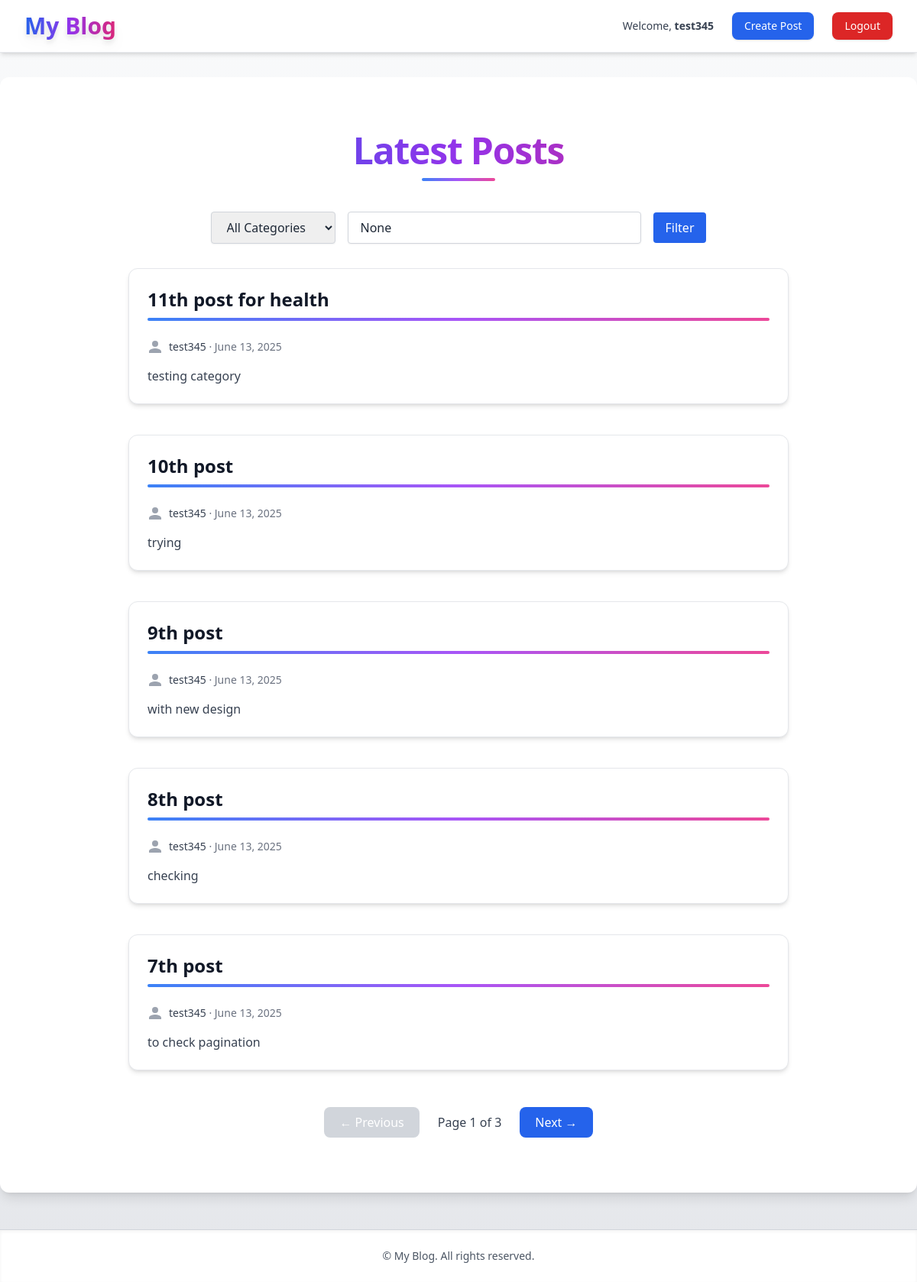
The app's page / (signed in) with its own data.
### blog/models.py (models this page shows, shortened)
class User(AbstractUser):
    email = models.EmailField(unique=True)

class Post(models.Model):
    title = models.CharField(max_length=200)
    content = models.TextField()
    author = models.ForeignKey(User, on_delete=models.CASCADE)
    categories = models.ManyToManyField('Category', related_name='posts')
    created_at = models.DateTimeField(auto_now_add=True)

### blog/views.py (the view)
# urls.py: path('', views.home, name='home'),
@login_required
def home(request):
    category_id = request.GET.get('category')
    query = request.GET.get('q')
    posts = Post.objects.select_related('author').prefetch_related('categories').all()
    if query:
        posts = posts.filter(title__icontains=query) | posts.filter(content__icontains=query)
    if category_id:
        posts = posts.filter(categories__id=category_id)
    paginator = Paginator(posts.order_by('-created_at'), 5)
    page_obj = paginator.get_page(request.GET.get('page'))
    categories = Category.objects.all()
    return render(request, 'blog/home.html', {
        'page_obj': page_obj,
        'categories': categories,
        'selected_category': int(category_id) if category_id else None,
        'query': query,
    })

### blog/context_processors.py (called while the page is built)
def global_categories(request):
    return {
        'all_categories': Category.objects.all()
    }

### blog/templates/blog/home.html (shortened to what this page needs)
{% extends 'blog/base.html' %}
{% block content %}
<div class="max-w-4xl mx-auto px-4 py-10">
    <div class="text-center mb-10">
        <h1
            class="text-5xl font-extrabold tracking-tight bg-gradient-to-r from-blue-600 via-purple-600 to-pink-600 text-transparent bg-clip-text">
        </h1>
        <div class="w-24 h-1 mt-3 bg-gradient-to-r from-blue-500 via-purple-500 to-pink-500 rounded mx-auto"></div>
    </div>
    <form method="get" class="flex flex-col sm:flex-row gap-4 mb-8 items-center justify-center">
        <select name="category"
            class="border border-gray-300 rounded px-4 py-2 shadow-sm focus:ring-blue-500 focus:border-blue-500">
            <option value="">All Categories</option>
        </select>
        <input type="text" name="q" placeholder="Search posts..." value="{{ query }}"
            class="border border-gray-300 rounded px-4 py-2 shadow-sm focus:ring-blue-500 focus:border-blue-500 w-full max-w-sm">
        <button type="submit" class="bg-blue-600 text-white px-4 py-2 rounded hover:bg-blue-700 transition">
            Filter
        </button>
    </form>
    {% for post in page_obj %}
    <div
        class="mb-10 p-6 bg-white rounded-xl shadow-md border border-gray-200 hover:shadow-xl transform hover:scale-[1.02] transition duration-300">
        <h2
            class="text-2xl font-semibold text-gray-900 hover:text-blue-700 transition-colors duration-300 mb-2 cursor-pointer">
            {{ post.title }}
        </h2>
        <div class="h-1 bg-gradient-to-r from-blue-500 via-purple-500 to-pink-500 rounded mb-6 w-full"></div>
        <div class="flex items-center text-sm text-gray-500 mb-4">
            <svg class="w-5 h-5 text-gray-400 mr-2" fill="currentColor" viewBox="0 0 20 20">
                <path d="M10 10a4 4 0 100-8 4 4 0 000 8zm0 2c-2.67 0-8 1.34-8 4v2h16v-2c0-2.66-5.33-4-8-4z" />
            </svg>
            <span>
                <span class="font-medium text-gray-700">{{ post.author.username }}</span> &middot;
                <span>{{ post.created_at|date:"F j, Y" }}</span>
            </span>
        </div>
        <p class="text-gray-700 text-base">{{ post.content|truncatechars:250 }}</p>
    </div>
    {% empty %}
    <p class="text-center text-gray-600 text-lg">No posts yet!</p>
    {% endfor %}
    <div class="flex justify-center items-center gap-6 mt-12">
        {% if page_obj.has_previous %}
        <a href="?page={{ page_obj.previous_page_number }}"
            class="px-5 py-2 bg-blue-600 text-white rounded-lg hover:bg-blue-700 transition">← Previous</a>
        {% else %}
        <span class="px-5 py-2 bg-gray-300 text-white rounded-lg cursor-not-allowed">← Previous</span>
        {% endif %}
        <span class="text-gray-700 font-medium">Page {{ page_obj.number }} of {{ page_obj.paginator.num_pages }}</span>
        {% if page_obj.has_next %}
        <a href="?page={{ page_obj.next_page_number }}"
            class="px-5 py-2 bg-blue-600 text-white rounded-lg hover:bg-blue-700 transition">Next →</a>
        {% else %}
        <span class="px-5 py-2 bg-gray-300 text-white rounded-lg cursor-not-allowed">Next →</span>
        {% endif %}
    </div>
</div>
{% endblock %}

### blog/templates/blog/base.html (shortened to what this page needs)
<!DOCTYPE html>
<html lang="en">
<head>
    <script src="https://cdn.tailwindcss.com"></script>
</head>
<body class="bg-gradient-to-b from-gray-50 to-gray-200 text-gray-800 min-h-screen flex flex-col">
    <nav
        class="bg-white shadow-md px-8 py-4 flex justify-between items-center sticky top-0 z-50 border-b border-gray-200 backdrop-blur-sm backdrop-filter">
        <h1
            class="text-3xl font-extrabold text-transparent bg-clip-text bg-gradient-to-r from-blue-600 via-purple-600 to-pink-600 hover:brightness-110 transition duration-300 drop-shadow-lg">
            <a href="{% url 'home' %}">My Blog</a>
        </h1>
        <div class="flex items-center space-x-6 text-sm font-medium">
            {% if user.is_authenticated %}
            <span class="text-gray-700">Welcome, <span class="font-semibold">{{ user.username }}</span></span>
            <a href="{% url 'create_post' %}"
                class="px-4 py-2 bg-blue-600 text-white rounded-lg shadow hover:bg-blue-700 transition duration-300">
                Create Post
            </a>
            <a href="{% url 'logout' %}"
                class="px-4 py-2 bg-red-600 text-white rounded-lg shadow hover:bg-red-700 transition duration-300">
                Logout
            </a>
            {% else %}
            <a href="{% url 'login' %}"
                class="text-blue-600 hover:text-blue-800 hover:underline transition duration-200">
                Login
            </a>
            {% endif %}
        </div>
    </nav>
    <main class="flex-grow w-full max-w-[90rem] mx-auto px-10 py-8 bg-white rounded-xl shadow-lg mt-8 mb-12">
        {% block content %}{% endblock %}
    </main>
    <footer class="bg-white border-t border-gray-300 text-center text-gray-600 py-6 text-sm select-none shadow-inner">
        &copy; {{ now.year }} My Blog. All rights reserved.
    </footer>
</body>
</html>

### records on screen
User: username "test345"
Post: title "11th post for health", author.username "test345", created_at "June 13, 2025", content "testing category"
Post: title "10th post", author.username "test345", created_at "June 13, 2025", content "trying"
Post: title "9th post", author.username "test345", created_at "June 13, 2025", content "with new design"
Post: title "8th post", author.username "test345", created_at "June 13, 2025", content "checking"
Post: title "7th post", author.username "test345", created_at "June 13, 2025", content "to check pagination"

### other values on screen
{{ page_obj.number }} "1"
{{ page_obj.paginator.num_pages }} "3"
